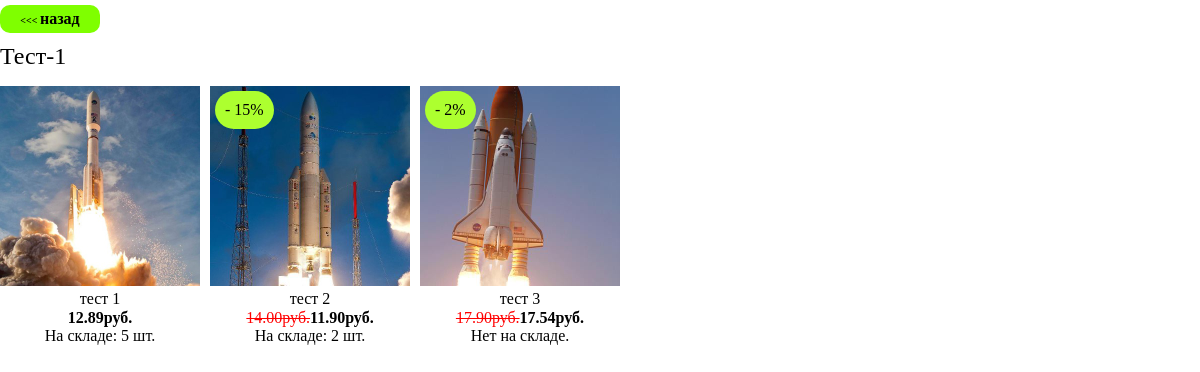
The page /magazine/index.php?cat=1 on the database its author committed.
### tables this page shows
CREATE TABLE `categories` (
  `categories_id` int NOT NULL,
  `categories_name` varchar(255) NOT NULL,
  `categories_image` varchar(255) NOT NULL
);

CREATE TABLE `items` (
  `items_id` int NOT NULL,
  `items_name` varchar(255) NOT NULL,
  `items_price` decimal(8,2) NOT NULL,
  `items_quantity` int NOT NULL DEFAULT '0',
  `items_discont` int NOT NULL,
  `items_image` varchar(255) NOT NULL,
  `items_description` text
);

### magazine/classes/db.php (called while the page is built, shortened)
<?php
class db{
    public static function escape(){
        $mysqli = new mysqli("localhost", "mysql", "mysql", "magazine");
        $mysqli->query("SET NAMES 'utf8'");
        return $mysqli;
    }
    public static function result(string $request){
        return self::escape()->query($request);
    }
}
?>

### magazine/classes/catalog.php (the view, shortened to what this page needs)
<?php
class Catalog{
    private $cat;
    private $image = [
        "width" => 200,
        "height" => 200,
        "bigWidth" => 400,
        "bigHeight" => 400,
    ];
    public function __construct($item = null, $cat = null){
        $this->cat = $cat;
        if ($item){
            $this->getItem();
        }elseif ($cat){
            $this->getItems();
        }else{
            $this->getCategories();
        }
    }
    public function getItems(){
        $categories = db::result("SELECT * FROM `categories` WHERE `categories_id` = {$this->cat};");
        $items = db::result("  SELECT `items`.*
                                    FROM `items`, `itemscategories`
                                    WHERE `items`.`items_id` = `itemscategories`.`items_id`
                                    && `categories_id` = {$this->cat};
                                ");
        if ($items->num_rows > 0){
            $cat = $categories->fetch_assoc();
            echo "<a href=\".\" class=\"content-navigation-back\">назад</a>";
            echo "<span class=\"content-header\">{$cat['categories_name']}</span>";
            echo "<div class=\"content-catalog\">";
                while($item = $items->fetch_assoc()){
                    echo "<a href=\"?cat={$this->cat}&item={$item['items_id']}\" class=\"catalog-item\">";
                        echo "<img width=\"{$this->image['width']}\" height=\"{$this->image['height']}\" src=\"{$item['items_image']}\" alt=\"{$item['items_name']}\" class=\"catalog-item-image\">";
                        echo "<span class=\"catalog-item-header\">{$item['items_name']}</span>";
                        echo "<div class=\"catalog-item-prices\">";
                            if($item['items_discont'] > 0){
                                echo "<span class=\"catalog-item-old-price\">{$item['items_price']}</span>";
                                echo "<span class=\"catalog-item-price\">" . number_format(($item['items_price'] * (1 - $item['items_discont'] / 100)), 2, null, " ") . "</span>";
                                echo "<span class=\"catalog-item-discont\">{$item['items_discont']}</span>";
                            }else{
                                echo "<span class=\"catalog-item-price\">{$item['items_price']}</span>";
                            }
                        echo "</div>";
                        if ($item['items_quantity'] > 0){
                            echo "<span class=\"catalog-item-quantity\">На складе: {$item['items_quantity']} шт.</span>";
                        }else{
                            echo "<span class=\"catalog-item-quantity\">Нет на складе.</span>";
                        }
                    echo "</a>";
                }
            echo "</div>";
        }else{
            echo "<span class=\"content-header\">Нет товаров в категории</span>";
        }
    }
}
?>

### magazine/index.php (shortened to what this page needs)
<!DOCTYPE html>
<html lang="ru">
<head>
    <link rel="stylesheet" href="css/normalize.css">
    <link rel="stylesheet" href="css/style.css">
</head>
<body class="site">
    <main class="site-content">
        <?php
            $item = (!empty($_GET['item'])) ? (int) $_GET['item'] : null;
            $cat = (!empty($_GET['cat'])) ? (int) $_GET['cat'] : null;
            $catalog = new Catalog($item, $cat);
        ?>
    </main>
</body>
</html>

### magazine/css/style.css (style rules this page uses)
.site { width: 100%; font-family: 'Times New Roman', Times, serif; font-size: 16px; }
.site-content { max-width: 1290px; margin: 0 auto; }
.content-header { display: block; margin: 10px 0 0 0; font-size: 24px; }
.content-catalog { display: flex; flex-wrap: wrap; margin: 10px 0; }
.catalog-item { position: relative; padding: 5px 10px 0 0; max-width: 250px; text-decoration: none; color: black; }
.catalog-item-header { display: block; text-align: center; }
.content-navigation-back { display: block; margin: 5px 0 0 0; max-width: 100px; text-align: center; padding: 5px 10px; box-sizing: border-box; border-radius: 10px; text-decoration: none; color:black; background-color: chartreuse; font-weight: bold; cursor: pointer; }
.content-navigation-back::before { content: "<<< "; font-size: 10px; }
.catalog-item-prices { text-align: center; }
.catalog-item-old-price { color: red; text-decoration: line-through; }
.catalog-item-price { font-weight: bold; }
.catalog-item-old-price::after, .catalog-item-price::after { content: "руб."; }
.catalog-item-quantity { display: block; text-align: center; }
.catalog-item-discont { position: absolute; top: 10px; left: 5px; background-color: greenyellow; padding: 10px; border-radius: 25px; box-sizing: border-box; }
.catalog-item-discont::before { content: "- "; }
.catalog-item-discont::after { content: "%"; }

### rows shown on the page
categories: categories_name "Тест-1"
items: shows a picture, items_name "тест 1", items_price "12.89", items_quantity "5"
items: shows a picture, items_name "тест 2", items_price "14.00", $item['items_price'] * (1 - $item['items_discont'] / 100) "11.90", items_discont "15", items_quantity "2"
items: shows a picture, items_name "тест 3", items_price "17.90", $item['items_price'] * (1 - $item['items_discont'] / 100) "17.54", items_discont "2", items_quantity "Нет на складе."
